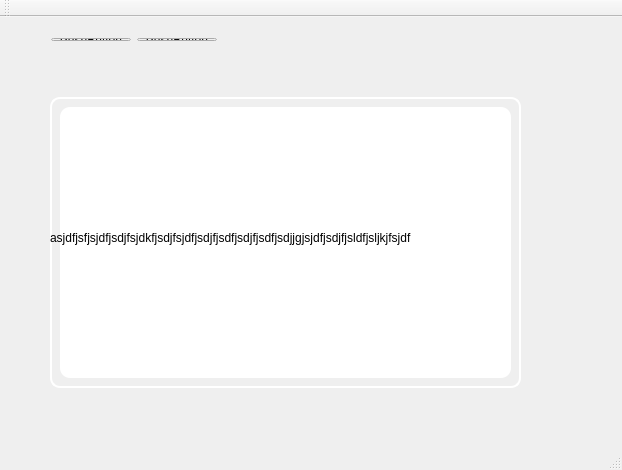
<?xml version="1.0" encoding="UTF-8"?>
<ui version="4.0">
 <class>MainWindow</class>
 <widget class="QMainWindow" name="MainWindow">
  <property name="geometry">
   <rect>
    <x>0</x>
    <y>0</y>
    <width>622</width>
    <height>470</height>
   </rect>
  </property>
  <property name="windowTitle">
   <string>MainWindow</string>
  </property>
  <widget class="QWidget" name="centralWidget">
   <widget class="QWidget" name="layoutWidget">
    <property name="geometry">
     <rect>
      <x>40</x>
      <y>10</y>
      <width>204</width>
      <height>25</height>
     </rect>
    </property>
    <layout class="QHBoxLayout" name="horizontalLayout">
     <item>
      <widget class="QPushButton" name="btn1">
       <property name="text">
        <string>PushButton</string>
       </property>
      </widget>
     </item>
     <item>
      <widget class="QPushButton" name="btn2">
       <property name="text">
        <string>PushButton</string>
       </property>
      </widget>
     </item>
     <item>
      <spacer name="horizontalSpacer">
       <property name="orientation">
        <enum>Qt::Horizontal</enum>
       </property>
       <property name="sizeHint" stdset="0">
        <size>
         <width>40</width>
         <height>20</height>
        </size>
       </property>
      </spacer>
     </item>
    </layout>
   </widget>
   <widget class="QWidget" name="widget" native="true">
    <property name="geometry">
     <rect>
      <x>50</x>
      <y>80</y>
      <width>471</width>
      <height>291</height>
     </rect>
    </property>
    <property name="styleSheet">
     <string notr="true">border:2px solid white;
border-radius:10px;</string>
    </property>
    <widget class="StyledList" name="list" native="true">
     <property name="geometry">
      <rect>
       <x>10</x>
       <y>10</y>
       <width>451</width>
       <height>271</height>
      </rect>
     </property>
     <property name="styleSheet">
      <string notr="true">background-color: white;
border:none;</string>
     </property>
    </widget>
   </widget>
   <widget class="QLabel" name="label">
    <property name="geometry">
     <rect>
      <x>50</x>
      <y>60</y>
      <width>501</width>
      <height>321</height>
     </rect>
    </property>
    <property name="text">
     <string>asjdfjsfjsjdfjsdjfsjdkfjsdjfsjdfjsdjfjsdfjsdjfjsdfjsdjjgjsjdfjsdjfjsldfjsljkjfsjdf</string>
    </property>
   </widget>
  </widget>
  <widget class="QMenuBar" name="menuBar">
   <property name="geometry">
    <rect>
     <x>0</x>
     <y>0</y>
     <width>622</width>
     <height>21</height>
    </rect>
   </property>
  </widget>
  <widget class="QToolBar" name="mainToolBar">
   <attribute name="toolBarArea">
    <enum>TopToolBarArea</enum>
   </attribute>
   <attribute name="toolBarBreak">
    <bool>false</bool>
   </attribute>
  </widget>
  <widget class="QStatusBar" name="statusBar"/>
 </widget>
 <layoutdefault spacing="6" margin="11"/>
 <customwidgets>
  <customwidget>
   <class>StyledList</class>
   <extends>QWidget</extends>
   <header>StyledList.h</header>
   <container>1</container>
  </customwidget>
 </customwidgets>
 <resources/>
 <connections/>
</ui>
